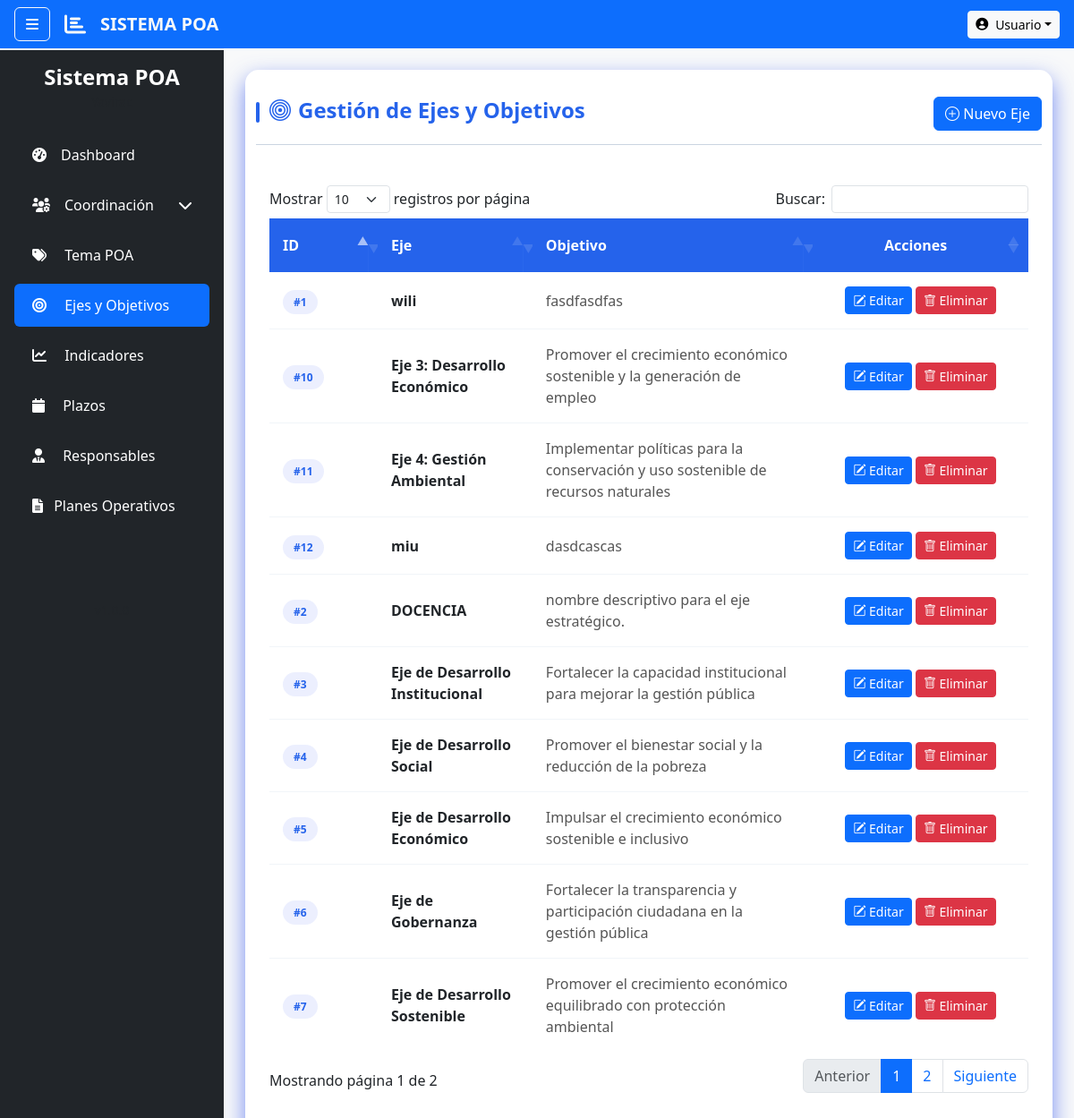
The page /index.php?action=ejes (signed in) on the database its author committed.
### tables this page shows
CREATE TABLE `ejes` (
  `id_eje` int(11) NOT NULL,
  `nombre_eje` varchar(150) NOT NULL,
  `objetivo` text NOT NULL,
  `orden_eje` int(11) NOT NULL COMMENT 'Orden visual de ejes'
);

### controllers/EjeController.php (called while the page is built, shortened)
<?php
require_once 'models/Eje.php';
class EjeController {
    public function index() {
        $ejes = Eje::getAll();
        require_once 'views/layout/header.php';
        require_once 'views/ejes/index.php';
        require_once 'views/layout/footer.php';
    }
}

### models/Eje.php (called while the page is built, shortened)
<?php
class Eje {
    public static function getAll() {
        $db = Database::connect();
        $sql = "SELECT * FROM ejes ORDER BY id_eje DESC";
        return $db->query($sql)->fetchAll(PDO::FETCH_ASSOC);
    }
}

### views/ejes/index.php (the view, shortened to what this page needs)
<!DOCTYPE html>
<html lang="es">
<head>
    <link rel="stylesheet" href="public/css/ejes.css">
    <link href="https://cdn.jsdelivr.net/npm/bootstrap@5.3.0-alpha1/dist/css/bootstrap.min.css" rel="stylesheet">
    <link rel="stylesheet" href="https://cdn.jsdelivr.net/npm/bootstrap-icons@1.10.3/font/bootstrap-icons.css">
</head>
<body>
    <div class="container-fluid">
        <div class="page-header">
            <h4><i class="bi bi-bullseye me-2"></i>Gestión de Ejes y Objetivos</h4>
            <button class="btn btn-primary btn-modern" data-bs-toggle="modal" data-bs-target="#modalEje">
                <i class="bi bi-plus-circle"></i> Nuevo Eje
            </button>
        </div>
        <div class="table-container">
            <table class="table table-hover">
                <thead class="table-primary">
                    <tr>
                        <th width="80">ID</th>
                        <th>Eje</th>
                        <th>Objetivo</th>
                        <th width="200" class="text-center">Acciones</th>
                    </tr>
                </thead>
                <tbody>
                    <?php foreach ($ejes as $i => $e): ?>
                        <tr style="--i: <?= $i ?>;">
                            <td data-label="ID">
                                <span class="id-badge">#<?= $e['id_eje'] ?></span>
                            </td>
                            <td data-label="Eje" class="eje-name"><?= $e['nombre_eje'] ?></td>
                            <td data-label="Objetivo">
                                <div class="objetivo-desc"><?= $e['objetivo'] ?></div>
                            </td>
                            <td data-label="Acciones" class="actions-cell text-center">
                                <button class="btn btn-primary btn-sm btn-modern" data-bs-toggle="modal"
                                    data-bs-target="#modalEditar<?= $e['id_eje'] ?>">
                                    <i class="bi bi-pencil-square"></i> Editar
                                </button>
                                <a href="index.php?action=eliminarEje&id=<?= $e['id_eje'] ?>"
                                    class="btn btn-danger btn-sm btn-modern"
                                    onclick="return confirm('¿Estás seguro de eliminar este eje?')">
                                    <i class="bi bi-trash"></i> Eliminar
                                </a>
                            </td>
                        </tr>
                    <?php endforeach; ?>
                </tbody>
            </table>
        </div>
    </div>
</body>
</html>

### public/css/styles.css (style rules this page uses)
body:not(.login-page) { overflow: hidden; height: 100vh; }

### public/css/ejes.css (style rules this page uses)
:root { --primary-color: #2563eb; --secondary-color: #2563eb; --accent-color: #2563eb; --light-color: #f8f9fa; --dark-color: #212529; --success-color: #4ade80; --danger-color: #f43f5e; --warning-color: #f59e0b; --gray-light: #f1f5f9; --gray-medium: #cbd5e1; --border-radius: 15px; --box-shadow: 0 10px 25px #4362eebb; --box-shadow-hover: 0 15px 35px rgba(0, 0, 0, 0.425); --transition: all 0.3s ease; }
.container-fluid { padding: 30px; background-color: white; border-radius: var(--border-radius); box-shadow: var(--box-shadow); margin-bottom: 30px; }
.page-header { display: flex; justify-content: space-between; align-items: center; margin-bottom: 30px; padding-bottom: 15px; border-bottom: 1px solid var(--gray-medium); }
.page-header h4 { font-weight: 700; color: var(--secondary-color); font-size: 1.5rem; position: relative; padding-left: 15px; }
.page-header h4:before { content: ''; position: absolute; left: 0; top: 5px; height: 80%; width: 4px; background-color: var(--accent-color); border-radius: 4px; }
.btn-modern { border-radius: 10px; font-weight: 600; padding: 10px 20px; transition: var(--transition); display: inline-flex; align-items: center; gap: 8px; border: none; }
.btn-primary { background-color: var(--primary-color); border-color: var(--primary-color); }
.btn-danger { background-color: var(--danger-color); border-color: var(--danger-color); }
.btn-sm { padding: 6px 12px; font-size: 0.875rem; }
.table-container { border-radius: var(--border-radius); overflow: hidden; margin-bottom: 30px; padding: 15px; }
.table { margin-bottom: 0; border-collapse: separate; border-spacing: 0; }
.table thead th { background-color: var(--primary-color); color: white; font-weight: 600; padding: 18px 15px; border: none; position: relative; }
.table thead th:not(:last-child):after { content: ''; position: absolute; right: 0; top: 20%; height: 60%; width: 1px; background-color: rgba(255, 255, 255, 0.2); }
.table tbody tr { transition: var(--transition); }
.table tbody td { padding: 16px 15px; border-bottom: 1px solid var(--gray-light); vertical-align: middle; }
.table tbody tr:last-child td { border-bottom: none; }
.id-badge { background-color: rgba(67, 97, 238, 0.1); color: var(--primary-color); font-weight: 600; padding: 5px 12px; border-radius: 20px; font-size: 0.75rem; }
.actions-cell { min-width: 180px; }
.table tbody tr { animation: fadeIn 0.5s ease forwards; animation-delay: calc(var(--i) * 0.05s); opacity: 0; }
.eje-name { font-weight: 600; color: var(--secondary-color); }
.objetivo-desc { color: #555; line-height: 1.5; max-height: 100px; overflow-y: auto; padding-right: 5px; }

### rows shown on the page
ejes: $i 0 (drawn), id_eje "12", nombre_eje "miu", objetivo "dasdcascas"
ejes: $i 1 (drawn), id_eje "11", nombre_eje "Eje 4: Gestión Ambiental", objetivo "Implementar políticas para la conservación y uso sostenible de recursos naturales"
ejes: $i 2 (drawn), id_eje "10", nombre_eje "Eje 3: Desarrollo Económico", objetivo "Promover el crecimiento económico sostenible y la generación de empleo"
ejes: $i 5 (drawn), id_eje "7", nombre_eje "Eje de Desarrollo Sostenible", objetivo "Promover el crecimiento económico equilibrado con protección ambiental"
ejes: id_eje "6", nombre_eje "Eje de Gobernanza", objetivo "Fortalecer la transparencia y participación ciudadana en la gestión pública"
ejes: $i 7 (drawn), id_eje "5", nombre_eje "Eje de Desarrollo Económico", objetivo "Impulsar el crecimiento económico sostenible e inclusivo"
ejes: $i 8 (drawn), id_eje "4", nombre_eje "Eje de Desarrollo Social", objetivo "Promover el bienestar social y la reducción de la pobreza"
ejes: $i 9 (drawn), id_eje "3", nombre_eje "Eje de Desarrollo Institucional", objetivo "Fortalecer la capacidad institucional para mejorar la gestión pública"
ejes: $i 10 (drawn), id_eje "2", nombre_eje "DOCENCIA", objetivo "nombre descriptivo para el eje estratégico."
ejes: $i 11 (drawn), id_eje "1", nombre_eje "wili", objetivo "fasdfasdfas"

### other values the page prints
$_SESSION['usuario']['nombre'] "Usuario"
